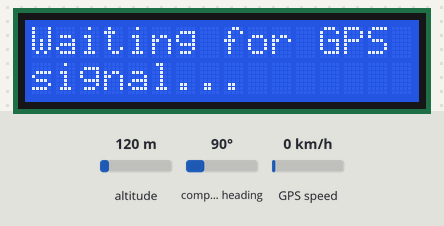
Bench run of a sketch on a simulated Arduino Uno, built with avr-gcc and run on an emulated ATmega328P. Shown: 16×2 character LCD. The test bench sets the inputs (shaded band); at power-on: GPS speed 0 km/h, altitude 120 m, compass heading 90°. The GPS gets a fix after 3 s at 37.7749, -122.4194 with 8 satellites; what the sketch prints to the serial monitor is not drawn.

Above: at 2.2 s.
At 3.2 s:
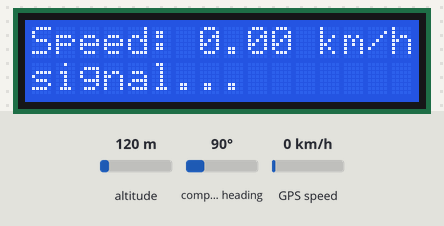
3.3 s: GPS speed set to 2 km/h
At 5.3 s:
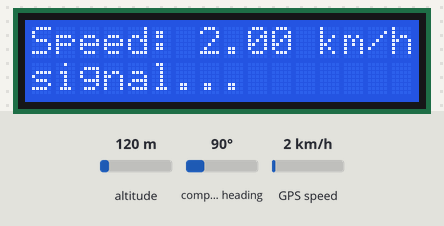
5.7 s: GPS speed set to 30 km/h
At 6.9 s:
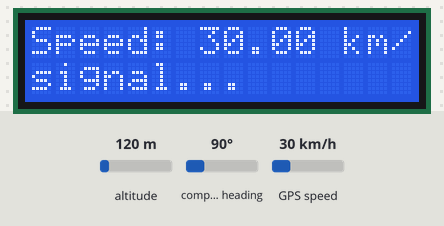
7.8 s: GPS speed set to 2 km/h
At 9.7 s:
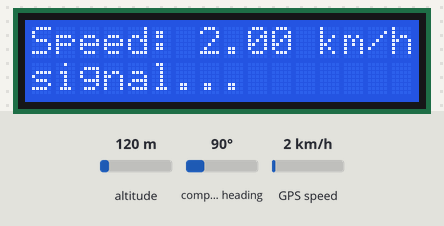
Timing chart, 0 to 11.2 s (numbered marks = the images above; inputs shaded):
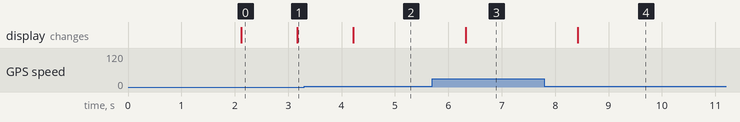

The sketch:

monioring_speed.ino
```cpp
#include <TinyGPS++.h>
#include <SoftwareSerial.h>
#include <Wire.h>
#include <LiquidCrystal_I2C.h>

// Inisialisasi GPS
TinyGPSPlus gps;
SoftwareSerial ss(4, 3); // RX, TX

// Inisialisasi LCD
LiquidCrystal_I2C lcd(0x27, 16, 2);

void setup() {
  // Memulai komunikasi serial
  Serial.begin(9600);
  ss.begin(9600);

  // Memulai LCD
  lcd.begin();
  lcd.backlight();
  lcd.print("Initializing...");
  delay(2000);
  lcd.clear();
}

void loop() {
  // Membaca data dari GPS
  while (ss.available() > 0) {
    gps.encode(ss.read());
  }

  // Jika data valid, tampilkan kecepatan pada LCD
  if (gps.location.isValid() && gps.speed.isValid()) {
    float speed = gps.speed.kmph(); // Kecepatan dalam km/h

    lcd.setCursor(0, 0);
    lcd.print("Speed: ");
    lcd.print(speed);
    lcd.print(" km/h");

    Serial.print("Speed: ");
    Serial.print(speed);
    Serial.println(" km/h");
  } else {
    lcd.setCursor(0, 0);
    lcd.print("Waiting for GPS");
    lcd.setCursor(0, 1);
    lcd.print("signal...");

    Serial.println("Waiting for GPS signal...");
  }

  delay(1000); // Delay 1 detik
}
```

Measured:
- after the input at 3.3 s, the display: changes after 0.92 s (image 2)
- after the input at 5.7 s, the display: changes after 0.62 s (image 3)
- after the input at 7.8 s, the display: changes after 0.62 s (image 4)
- what the display in image 0 shows lasts 1.1 s, from 2.1 s to 3.2 s
